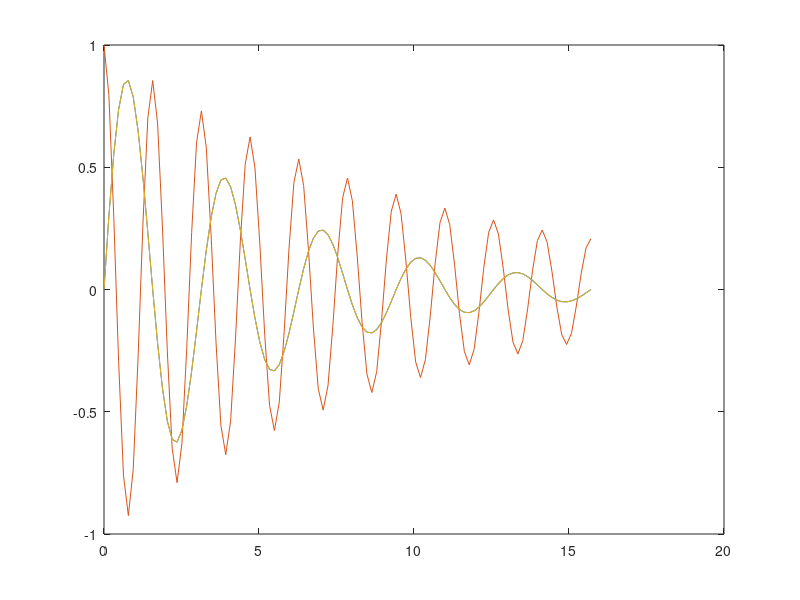

Reproduce this figure in MATLAB. (Note: this script raises an error after producing the figure.)
x = 0 :pi/20 :5*pi;

f = @(x) exp(-0.2 .* x) .* sin(2 .* x);

plot(x,f(x));

hold on;

p = @(x) exp(-0.1 .* x) .* cos(4 .* x);

plot(x,p(x));

w = plot(x,f(x));
w.LineStyle = '--';
w. Color = 'm';
w. LineWidth = 3;

u = plot(x,p(x));
u. LineStyle = '-.';
u. Color = 'b';
u. LineWidth = 3;


title('Question 1');
xlabel('X-axis');
ylabel('Y-axis');
